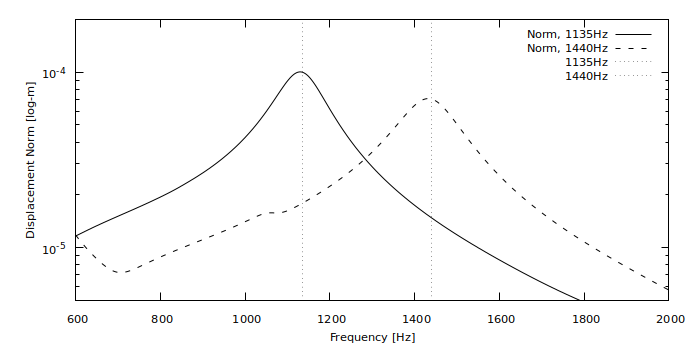

Recreate this plot in gnuplot.


set tics font ",8.5"
set key font ",8.5"
set xlabel font ",8.5"
set ylabel font ",8.5"

set xlabel "angels" offset 0,0.6
set ylabel "angels" offset 1.2,0

set xrange [600:2000]
set yrange [5E-6:2E-4]

set logscale y
set xlabel "Frequency [Hz]"
set ylabel "Displacement Norm [log-m]"
set format y "10^{%T}"

set style line 1 lt 2 lc rgb "black" lw 1 dashtype 1
set style line 2 lt 2 lc rgb "black" lw 1 dashtype 2 
set style line 3 lt 2 lc rgb "black" lw 1 dashtype 3
set style line 4 lt 2 lc rgb "black" lw 1 dashtype 4

set arrow from 1135,graph 0 to 1135,graph 1 nohead lt 0
set arrow from 1440,graph 0 to 1440,graph 1 nohead lt 0

plot '1135.txt' with lines title "Norm, 1135Hz" ls 1, \
	 '1440.txt' with lines title "Norm, 1440Hz" ls 2, \
	 1/0 t "1135Hz" lt 0, \
	 1/0 t "1440Hz" lt 0

set term pngcairo size 700,350
set termoption dashed
set output "Fig18.png"
replot
set term x11	 
